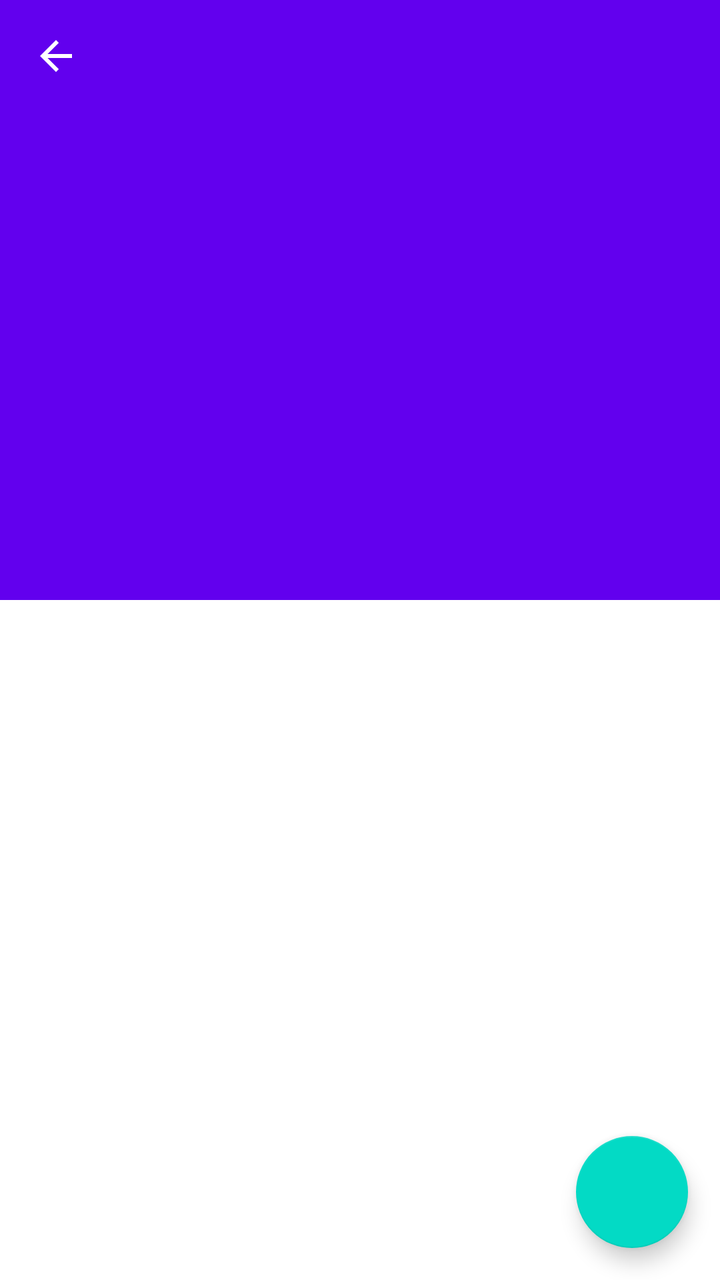
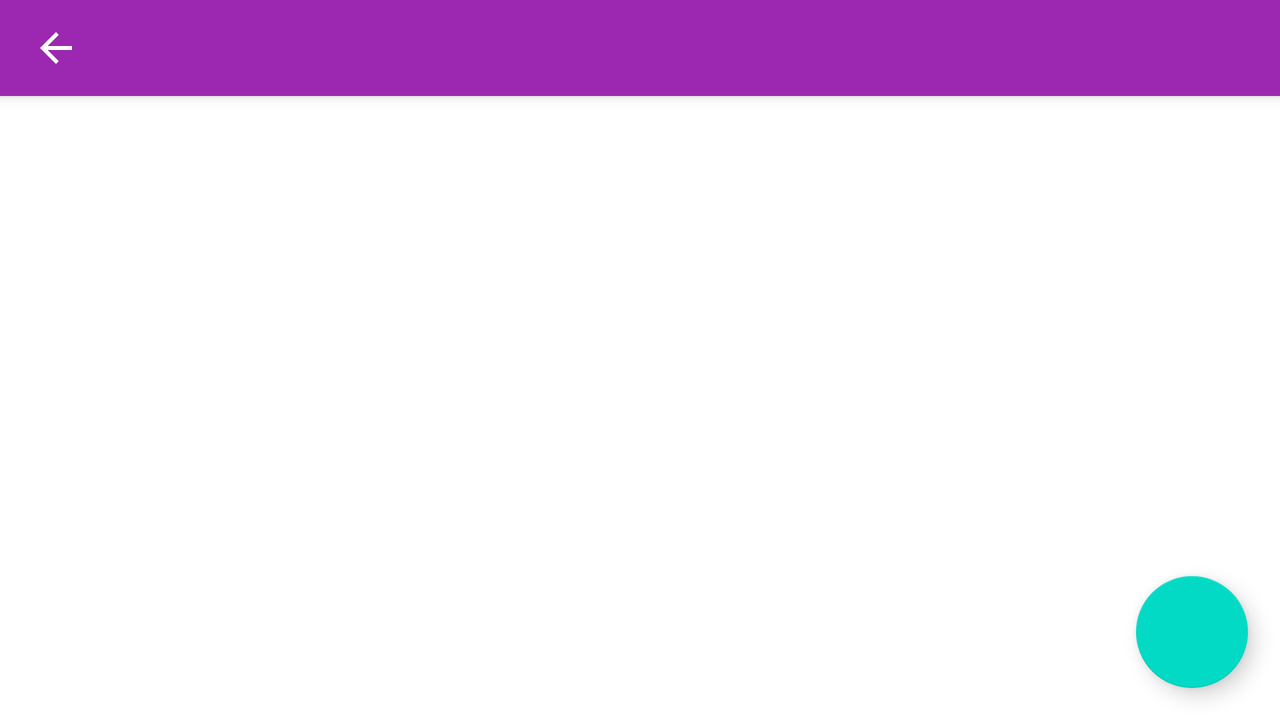

An Android layout and its configuration variant, each rendered on a device that would load it. The default file and the variant file are quoted in full after the pictures.
<!-- AndroidManifest.xml: application theme AppTheme -->
<!-- res/layout/fragment_article_detail.xml -->
<?xml version="1.0" encoding="utf-8"?>
<android.support.design.widget.CoordinatorLayout
    xmlns:android="http://schemas.android.com/apk/res/android"
    xmlns:app="http://schemas.android.com/apk/res-auto"
    android:id="@+id/coordinatorLayoutView"
    android:layout_width="match_parent"
    android:layout_height="match_parent"
    android:fitsSystemWindows="true">

    <android.support.design.widget.AppBarLayout
        android:id="@+id/appbar"
        android:layout_width="match_parent"
        android:layout_height="@dimen/detail_collapsing_toolbar_height"
        android:theme="@style/ThemeOverlay.AppCompat.Dark.ActionBar"
        android:fitsSystemWindows="true"
        android:elevation="@dimen/detail_app_bar_elevation">

        <android.support.design.widget.CollapsingToolbarLayout
            android:id="@+id/collapsingToolbarLayoutView"
            android:layout_width="match_parent"
            android:layout_height="match_parent"
            app:layout_scrollFlags="scroll|exitUntilCollapsed"
            app:expandedTitleTextAppearance="@style/TextAppearanceAppBarDisplay"
            app:expandedTitleGravity="bottom">

            <ImageView
                android:id="@+id/photo"
                android:layout_width="match_parent"
                android:layout_height="match_parent"
                android:scaleType="centerCrop"
                app:layout_collapseMode="parallax"
                android:fitsSystemWindows="true"
                android:contentDescription="@string/transition_photo"/>

            <android.support.v7.widget.Toolbar
                android:id="@+id/toolBar"
                android:layout_width="match_parent"
                android:layout_height="?android:attr/actionBarSize"
                android:theme="@style/ThemeOverlay.AppCompat.Dark.ActionBar"
                app:layout_collapseMode="pin"
                style="@style/ToolBarWithNavigationBack"
                app:contentInsetStart="@dimen/detail_toolbar_inset_start" />
        </android.support.design.widget.CollapsingToolbarLayout>

    </android.support.design.widget.AppBarLayout>

    <android.support.v4.widget.NestedScrollView
        android:layout_width="match_parent"
        android:layout_height="match_parent"
        android:scrollbars="none"
        android:fillViewport="true"
        android:layout_marginBottom="@dimen/detail_nested_scroll_margin"
        app:layout_behavior="@string/appbar_scrolling_view_behavior">

            <android.support.v7.widget.CardView
                android:id="@+id/cardview"
                android:layout_width="match_parent"
                android:layout_height="wrap_content"
                app:contentPaddingBottom="@dimen/detail_nested_scroll_cardview_bottom_padding"
                app:cardCornerRadius="@dimen/detail_nested_scroll_cardview_bottom_corner_radius"
                android:elevation="@dimen/detail_nested_scroll_cardview_elevation">

                <LinearLayout
                    android:layout_width="match_parent"
                    android:layout_height="wrap_content"
                    android:orientation="vertical">

                    <TextView
                        android:layout_width="wrap_content"
                        android:layout_height="wrap_content"
                        android:id="@+id/article_byline"
                        android:textAppearance="@style/TextAppearance.AppCompat.Medium"
                        style="@style/TextComponent.ItemRow"
                        android:layout_gravity="center" />

                    <TextView
                        android:id="@+id/article_body"
                        android:layout_width="wrap_content"
                        android:layout_height="wrap_content"
                        android:layout_gravity="start"
                        android:padding="@dimen/detail_article_body_margin"
                        android:textAppearance="@style/TextAppearance.AppCompat.Medium"
                        android:textColor="@android:color/black" />
                </LinearLayout>
            </android.support.v7.widget.CardView>
    </android.support.v4.widget.NestedScrollView>

    <android.support.design.widget.FloatingActionButton
        android:id="@+id/share_fab"
        android:layout_height="wrap_content"
        android:layout_width="wrap_content"
        android:layout_margin="@dimen/detail_floating_button_margin"
        android:elevation="@dimen/detail_floating_button_elevation"
        android:src="@drawable/ic_share"
        app:layout_anchorGravity="bottom|end"
        app:layout_anchor="@+id/cardview" />

</android.support.design.widget.CoordinatorLayout>
<!-- resources referenced by this layout -->
<resources>
  <dimen name="detail_app_bar_elevation">4dp</dimen>
  <dimen name="detail_article_body_margin">8dp</dimen>
  <dimen name="detail_collapsing_toolbar_height">300dp</dimen>
  <dimen name="detail_floating_button_elevation">8dp</dimen>
  <dimen name="detail_floating_button_margin">16dp</dimen>
  <dimen name="detail_nested_scroll_cardview_bottom_corner_radius">4dp</dimen>
  <dimen name="detail_nested_scroll_cardview_bottom_padding">8dp</dimen>
  <dimen name="detail_nested_scroll_cardview_elevation">8dp</dimen>
  <dimen name="detail_nested_scroll_margin">16dp</dimen>
  <dimen name="detail_toolbar_inset_start">72dp</dimen>
  <string name="transition_photo">transition_photo</string>
  <style name="TextAppearanceAppBarDisplay" parent="TextAppearance.AppCompat.Large">
          <item name="android:textColor">@android:color/white</item>
          <item name="android:ellipsize">end</item>
      </style>
  <style name="TextComponent.ItemRow">
          <item name="android:gravity">center_vertical</item>
          <item name="android:minHeight">48dp</item>
      </style>
  <style name="ToolBarWithNavigationBack">
          <item name="navigationIcon">@drawable/abc_ic_ab_back_material</item>
      </style>
</resources>
<!-- res/layout-land/fragment_article_detail.xml (the repository's variant of the layout above) -->
<!-- drawn on the phone turned sideways -->
<?xml version="1.0" encoding="utf-8"?>
<android.support.design.widget.CoordinatorLayout
    xmlns:android="http://schemas.android.com/apk/res/android"
    xmlns:app="http://schemas.android.com/apk/res-auto"
    android:id="@+id/coordinatorLayoutView"
    android:layout_width="match_parent"
    android:layout_height="match_parent"
    android:fitsSystemWindows="true">

    <android.support.design.widget.AppBarLayout
        android:id="@+id/appbar"
        android:layout_width="match_parent"
        android:layout_height="0dp"
        android:theme="@style/ThemeOverlay.AppCompat.Dark.ActionBar"
        android:fitsSystemWindows="true"
        android:elevation="@dimen/detail_app_bar_elevation">

        <android.support.design.widget.CollapsingToolbarLayout
            android:id="@+id/collapsingToolbarLayoutView"
            android:layout_width="match_parent"
            android:layout_height="match_parent"
            app:layout_scrollFlags="scroll|exitUntilCollapsed"
            app:expandedTitleTextAppearance="@style/TextAppearanceAppBarDisplay"
            app:expandedTitleGravity="bottom">
        </android.support.design.widget.CollapsingToolbarLayout>

    </android.support.design.widget.AppBarLayout>

    <LinearLayout
        android:layout_width="match_parent"
        android:layout_height="match_parent"
        android:orientation="vertical">

        <android.support.v7.widget.Toolbar
            android:id="@+id/toolBar"
            android:layout_width="match_parent"
            android:layout_height="?android:attr/actionBarSize"
            android:theme="@style/ThemeOverlay.AppCompat.Dark.ActionBar"
            style="@style/ToolBarWithNavigationBack"
            app:contentInsetStart="@dimen/detail_toolbar_inset_start"
            android:elevation="@dimen/detail_app_bar_elevation"
            android:background="@color/primaryColor" />

        <LinearLayout
            android:layout_width="match_parent"
            android:layout_height="match_parent"
            android:orientation="horizontal">

            <ImageView
                android:id="@+id/photo"
                android:layout_width="0dp"
                android:layout_height="match_parent"
                android:layout_weight="@integer/detail_image_weight"
                android:scaleType="centerCrop"
                android:contentDescription="@string/transition_photo"/>

            <android.support.v4.widget.NestedScrollView
                android:layout_width="0dp"
                android:layout_weight="2"
                android:layout_height="match_parent"
                android:scrollbars="none"
                android:fillViewport="true"
                android:layout_marginBottom="@dimen/detail_nested_scroll_margin"
                app:layout_behavior="@string/appbar_scrolling_view_behavior">

                <android.support.v7.widget.CardView
                    android:id="@+id/cardview"
                    android:layout_width="match_parent"
                    android:layout_height="wrap_content"
                    app:contentPaddingBottom="@dimen/detail_nested_scroll_cardview_bottom_padding"
                    app:cardCornerRadius="@dimen/detail_nested_scroll_cardview_bottom_corner_radius"
                    android:elevation="@dimen/detail_nested_scroll_cardview_elevation">

                    <LinearLayout
                        android:layout_width="match_parent"
                        android:layout_height="wrap_content"
                        android:orientation="vertical">

                        <TextView
                            android:layout_width="wrap_content"
                            android:layout_height="wrap_content"
                            android:id="@+id/article_byline"
                            android:textAppearance="@style/TextAppearance.AppCompat.Medium"
                            style="@style/TextComponent.ItemRow"
                            android:layout_gravity="center" />

                        <TextView
                            android:id="@+id/article_body"
                            android:layout_width="wrap_content"
                            android:layout_height="wrap_content"
                            android:layout_gravity="start"
                            android:padding="@dimen/detail_article_body_margin"
                            android:textAppearance="@style/TextAppearance.AppCompat.Medium"
                            android:textColor="@android:color/black" />
                    </LinearLayout>
                </android.support.v7.widget.CardView>
            </android.support.v4.widget.NestedScrollView>

        </LinearLayout>
    </LinearLayout>

    <android.support.design.widget.FloatingActionButton
        android:id="@+id/share_fab"
        android:layout_height="wrap_content"
        android:layout_width="wrap_content"
        android:layout_margin="@dimen/detail_floating_button_margin"
        android:elevation="@dimen/detail_floating_button_elevation"
        android:src="@drawable/ic_share"
        app:layout_anchorGravity="bottom|end"
        app:layout_anchor="@+id/cardview" />

</android.support.design.widget.CoordinatorLayout>
<!-- resources referenced by the variant -->
<!-- as the phone turned sideways resolves them -->
<resources>
  <color name="primaryColor">#9c27b0</color>
  <dimen name="detail_app_bar_elevation">4dp</dimen>
  <dimen name="detail_article_body_margin">8dp</dimen>
  <dimen name="detail_floating_button_elevation">8dp</dimen>
  <dimen name="detail_floating_button_margin">16dp</dimen>
  <dimen name="detail_nested_scroll_cardview_bottom_corner_radius">4dp</dimen>
  <dimen name="detail_nested_scroll_cardview_bottom_padding">8dp</dimen>
  <dimen name="detail_nested_scroll_cardview_elevation">8dp</dimen>
  <dimen name="detail_nested_scroll_margin">16dp</dimen>
  <dimen name="detail_toolbar_inset_start">72dp</dimen>
  <integer name="detail_image_weight">1</integer>
  <string name="transition_photo">transition_photo</string>
  <style name="TextAppearanceAppBarDisplay" parent="TextAppearance.AppCompat.Large">
          <item name="android:textColor">@android:color/white</item>
          <item name="android:ellipsize">end</item>
      </style>
  <style name="TextComponent.ItemRow">
          <item name="android:gravity">center_vertical</item>
          <item name="android:minHeight">48dp</item>
      </style>
  <style name="ToolBarWithNavigationBack">
          <item name="navigationIcon">@drawable/abc_ic_ab_back_material</item>
      </style>
</resources>
